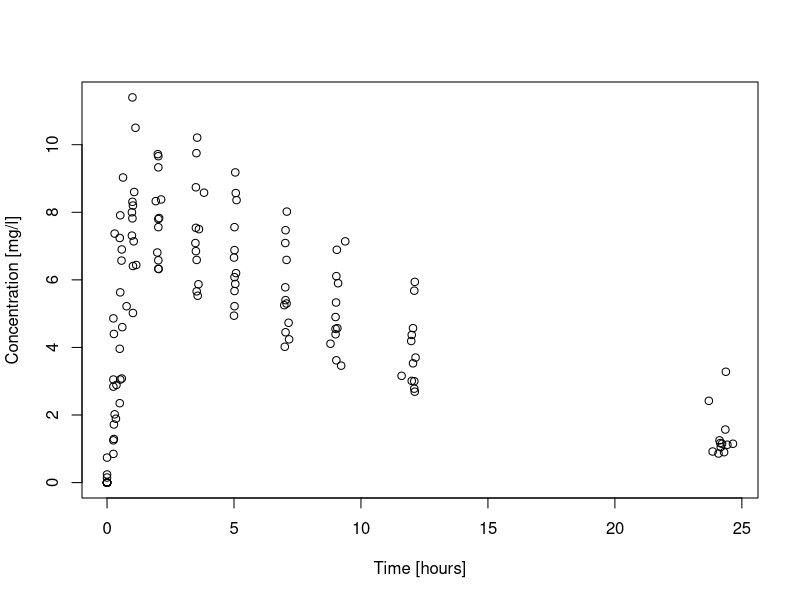
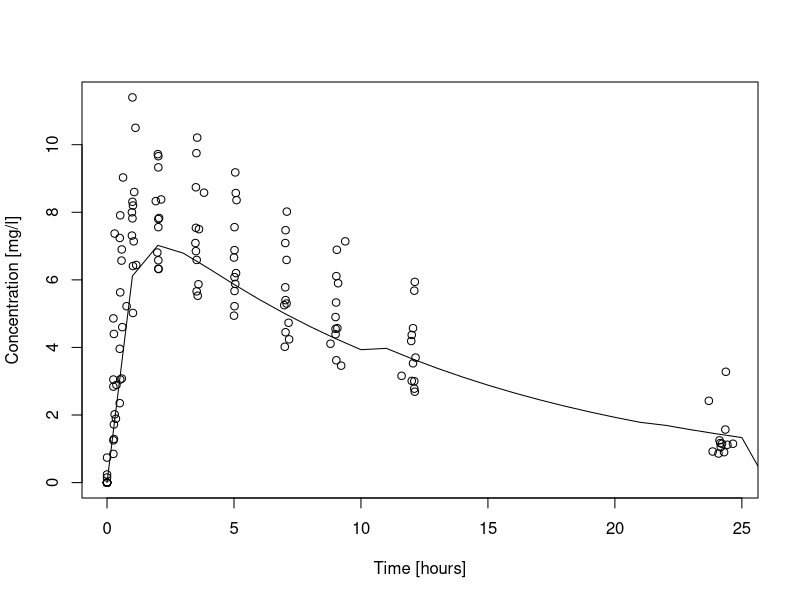

Generate these figures, in order, with R: (Note: this script raises an error after producing the figures.)
library(nlme)
library(ggplot2)

# Exercise 1
Theoph.df <- data.frame(Theoph)
Theoph.df$Subject <- factor(as.numeric(as.character(Theoph.df$Subject)), ordered = FALSE)

# a)
plot(Theoph.df$Time, Theoph.df$conc, xlab='Time [hours]', ylab='Concentration [mg/l]')

# b) single nls fit
Theoph.nls.1 <- nls(conc ~ Dose * exp(Phi1) * exp(Phi2) / (exp(Phi3) * (exp(Phi2) - exp(Phi1))) * (exp(-exp(Phi1)*Time) - exp(-exp(Phi2)*Time)), start = c(Phi1=-2.5 , Phi2=0.4, Phi3=-3), data=Theoph.df)
Theoph.nls.1

# or:
Theoph.nls.1 <- nls(conc ~ SSfol(Dose, Time, lKe, lKa, lCl), data=Theoph.df)

plot(Theoph.df$Time, Theoph.df$conc, xlab='Time [hours]', ylab='Concentration [mg/l]')
lines(0:131, predict(Theoph.nls.1, data.frame(Time=0:25)))

# variance of the residuals increases over time:
plot(orange.df$age, residuals(orange.nls.1))
abline(h=0, lty='dotted')


# c) fit nls for each subject individually
Theoph.nlsList.1 <- nlsList(conc ~ SSfol(Dose, Time, lKe, lKa, lCl) | Subject, data=Theoph.df)
Theoph.nlsList.1

Theoph.df$Pred <- predict(Theoph.nlsList.1)
ggplot(Theoph.df,aes(x=Time,y=conc,color=Subject)) + geom_point()+geom_line(aes(y=Pred))

plot(intervals(Theoph.nlsList.1))


# d) (starting from the nlsList fit ==> different fit...)
Theoph.nlme.1 <- nlme(Theoph.nlsList.1, random = lKa + lCl ~ 1 | Subject)
Theoph.nlme.1

# e) See latex

# f)
vc <- VarCorr(Theoph.nlme.1)
corr <- matrix(as.numeric(vc[-c(1, nrow(vc)),3:ncol(vc)]), nrow=nrow(vc)-2, ncol=nrow(vc)-2)
corr <- rbind(rep(0, ncol(corr)+1), cbind(corr, rep(0, nrow(corr))))
corr <- corr + t(corr)
diag(corr) <- 1
sdev <- as.numeric(vc[-nrow(vc),'StdDev'])
Psi <- outer(sdev, sdev) * corr

sigma <- as.numeric(vc[nrow(vc), 'StdDev'])
sigma^2

ranef(Theoph.nlme.1)

coef(Theoph.nlme.1)[1,]  # this is the same as phi-hat_1j = beta-hat + b-hat_1:
fixef(Theoph.nlme.1) + ranef(Theoph.nlme.1)[1,]

coef(Theoph.nlme.1)


# g)
Theoph.nlme.2 <- nlme(Theoph.nlsList.1, random = list(Subject = pdDiag(lKa + lCl ~ 1)))
anova(Theoph.nlme.1, Theoph.nlme.2, type='marginal')
# p-value very high -> simpler model prefered

# h)
# Fitting quality
plot(fitted(Theoph.nlme.2), Theoph.df$conc, xlab='Fitted values', ylab='Observed values')
abline(0,1)

# Within-group errors assumption
boxplot(resid(Theoph.nlme.2) ~ Theoph.df$Subject, xlab='Subject number', ylab='Residuals')
abline(h=0, lty='dotted')
plot(Theoph.nlme.2, resid(.) ~ fitted(.) | Subject, xlab='Fitted values', ylab='Redisuals', abline = 0, lty='dotted')
plot(Theoph.nlme.2, resid(.) ~ Time | Subject, xlab='Time', ylab='Redisuals', abline = 0, lty='dotted')

plot(Theoph.df$Time, residuals(Theoph.nlme.2))
abline(h=0, lty='dotted')

library(car)
qqPlot(residuals(Theoph.nlme.2))

# i)
Theoph.nlme.3 <- nlme(Theoph.nlsList.1, random = list(Subject = pdDiag(lKa + lCl ~ 1)),
                      weights = varConstPower(form = ~ fitted(.), const = 1, power = 0.5))

# j) see latex



# Exerercise 2
Pixel.df <- data.frame(Pixel)
Pixel.df$Dog <- factor(as.numeric(levels(Pixel.df$Dog))[Pixel.df$Dog], ordered = FALSE)
ggplot(Pixel.df,aes(x=day,y=pixel,color=Dog)) + geom_point()

# b)
Pixel.nls.1 <- nls(pixel ~ c + a * (b*day)^3 / (exp(b*day) - 0.999), start = c(a=-35 , b=1, c=1000), data=Pixel.df)

# c)
Pixel.nlsList.1 <- nlsList(pixel ~ c + a * (b*day)^3 / (exp(b*day) - 0.999) | Dog/Side,
                           start = c(a=26 , b=0.41, c=1068), data=Pixel.df)
Pixel.nlme.1 <- nlme(pixel ~ c + a * (b*day)^3 / (exp(b*day) - 0.999),
                     start = c(a=26 , b=0.41, c=1068), fixed = a + b + c ~ 1,
                     random = a + c ~ 1 | Dog/Side, data=Pixel.df,
                     control = list(returnObject=TRUE, msMaxIter=1000, eval.max=1000))

# d)
Pixel.nlme.2 <- nlme(pixel ~ c + a * (b*day)^3 / (exp(b*day) - 0.999),
                     start = c(a=26 , b=0.41, c=1068), fixed = a + b + c ~ 1,
                     random = list(Dog = a + b + c ~ 1, Side = a + c ~ 1), data=Pixel.df,
                     control = list(returnObject=TRUE, msMaxIter=1000, eval.max=1000))



# Exercise 3
Ovary.df <- data.frame(Ovary)
Ovary.df$Mare <- factor(as.numeric(levels(Ovary.df$Mare))[Ovary.df$Mare], ordered = FALSE)

# a)
Ovary.lme <- lme(follicles ~ sin(2*pi*Time) + cos(2*pi*Time), data = Ovary.df,
                random = list(Mare = pdDiag(~sin(2*pi*Time))), corr = corARMA(p = 1, q = 1))
Ovary.nlme.1 <- nlme(follicles ~ A + B * sin(2 * pi * w * Time) + C * cos(2 * pi * w *Time),
                    data = Ovary.df, fixed = A + B + C + w ~ 1, random = list(Mare = pdDiag(A + B + w ~ 1)),
                    start = c(fixef(Ovary.lme), 1))

# Inspect for autocorrelation
plot( ACF(Ovary.nlme.1, maxLag = 10), alpha = 0.05 )

# Build models with correlation structure determined from ACF
Ovary.nlme.2 <- nlme(follicles ~ A + B * sin(2 * pi * w * Time) + C * cos(2 * pi * w *Time),
                    data = Ovary.df, fixed = A + B + C + w ~ 1, random = list(Mare = pdDiag(A + B + w ~ 1)),
                    start = c(fixef(Ovary.lme), 1), corr = corAR1(0.311))
Ovary.nlme.3 <- nlme(follicles ~ A + B * sin(2 * pi * w * Time) + C * cos(2 * pi * w *Time),
                    data = Ovary.df, fixed = A + B + C + w ~ 1, random = list(Mare = pdDiag(A + B + w ~ 1)),
                    start = c(fixef(Ovary.lme), 1), corr = corARMA(p=0, q=2))

# Compare models with appropriate test
anova(Ovary.nlme.2, Ovary.nlme.3, test = F)

# Compute 95% confidence intervals
intervals(Ovary.nlme.2, which = 'fixed')



## Continue from page 398 (410 in pdf)